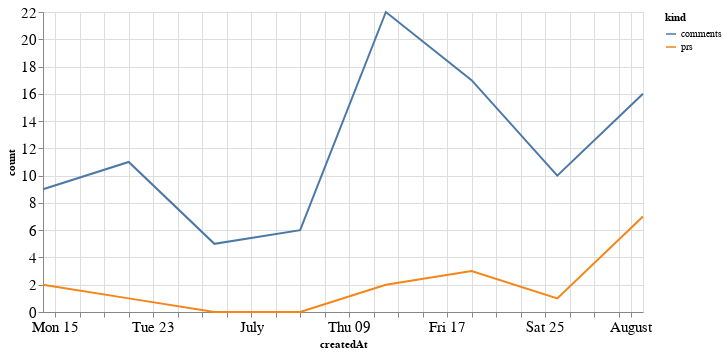

This figure's notebook cell:
### Code cell
alt.Chart(total_time, width=600).mark_line().encode(
    x='createdAt',
    y='count',
    color='kind'
)

### Figure 1 — Vega-Lite specification as saved in the notebook (floating-point values rounded to 4 significant figures)
{"config": {"axisLeft": {"labelFontSize": 15}, "axisBottom": {"labelFontSize": 15}}, "data": {"name": "data-3a49cc3eeaaed198c57de3ebaca8da38"}, "mark": "line", "encoding": {"color": {"type": "nominal", "field": "kind"}, "x": {"type": "temporal", "field": "createdAt"}, "y": {"type": "quantitative", "field": "count"}}, "width": 600, "$schema": "https://vega.github.io/schema/vega-lite/v4.8.1.json", "datasets": {"data-3a49cc3eeaaed198c57de3ebaca8da38": [{"createdAt": "2020-06-14T00:00:00", "kind": "prs", "count": 2}, {"createdAt": "2020-06-21T00:00:00", "kind": "prs", "count": 1}, {"createdAt": "2020-06-28T00:00:00", "kind": "prs", "count": 0}, {"createdAt": "2020-07-05T00:00:00", "kind": "prs", "count": 0}, {"createdAt": "2020-07-12T00:00:00", "kind": "prs", "count": 2}, {"createdAt": "2020-07-19T00:00:00", "kind": "prs", "count": 3}, {"createdAt": "2020-07-26T00:00:00", "kind": "prs", "count": 1}, {"createdAt": "2020-08-02T00:00:00", "kind": "prs", "count": 7}, {"createdAt": "2020-06-14T00:00:00", "kind": "comments", "count": 9}, {"createdAt": "2020-06-21T00:00:00", "kind": "comments", "count": 11}, {"createdAt": "2020-06-28T00:00:00", "kind": "comments", "count": 5}, {"createdAt": "2020-07-05T00:00:00", "kind": "comments", "count": 6}, {"createdAt": "2020-07-12T00:00:00", "kind": "comments", "count": 22}, {"createdAt": "2020-07-19T00:00:00", "kind": "comments", "count": 17}, {"createdAt": "2020-07-26T00:00:00", "kind": "comments", "count": 10}, {"createdAt": "2020-08-02T00:00:00", "kind": "comments", "count": 16}]}}
